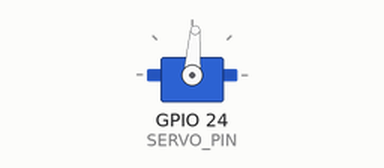
Bench run of a program on a simulated Raspberry Pi (BCM pin numbers). Shown: servo. Servo angles are drawn from the pulse width (0.5 ms = 0°, 2.5 ms = 180°).

Above: at 0.05 s.
At 1.5 s:
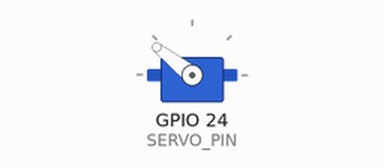
At 3.0 s:
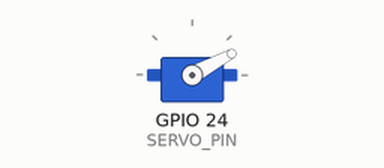
Timing chart, 0 to 6.9 s (numbered marks = the images above):
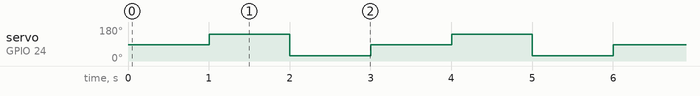

Measured:
- by itself, servo on GPIO 24 (SERVO_PIN): repeats every 3.0 s: 28° 1.0 s, 86° 1.0 s, 142° 1.0 s

The program:

servo_motor.py
```python
import lgpio
import time
SERVO_PIN = 24
degree = 30
MIN_DEG = 0
MAX_DEG = 180
MIN_PULSE = 500
MAX_PULSE = 2400

a = float(MAX_PULSE - MIN_PULSE) / float(MAX_DEG - MIN_DEG)
b = MIN_PULSE
h = lgpio.gpiochip_open(0)
lgpio.gpio_claim_output(h, SERVO_PIN)
while True:
    degree = (degree + 60) % 180
    pulse = int(a * float(degree) + b)
    lgpio.tx_servo(h, SERVO_PIN, pulse)
    time.sleep(1)
```
